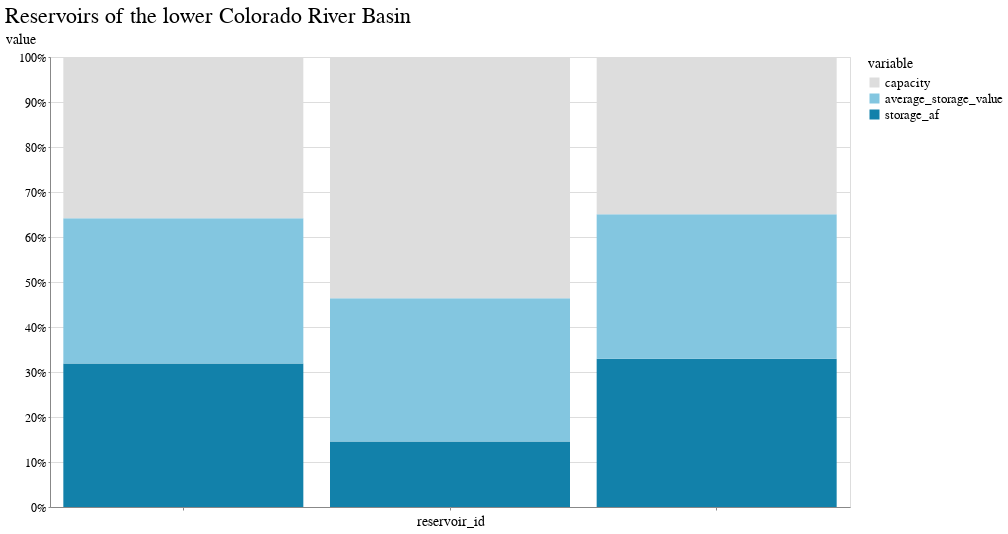

Write notebook code for a chart like this one.
### Code cell
domain = ["capacity", "average_storage_value", "storage_af", ]
range_ = ['#ddd', '#83c6e0', '#1281aa', ]

alt.Chart(melt).mark_bar().encode(
    x=alt.X('reservoir_id', axis=alt.Axis(labels=False)),
    y=alt.Y('value',stack="normalize"),
    order="bar_order",
    color=alt.Color(
        'variable', 
        scale=alt.Scale(domain=domain, range=range_), 
        #sort='descending'
    ),
    tooltip=["reservoir_id"]
).properties(title="Reservoirs of the lower Colorado River Basin")

### Figure 1 — Vega-Lite specification as saved in the notebook (floating-point values rounded to 4 significant figures)
{"config": {"view": {"width": 800, "height": 450}, "background": "#ffffff", "title": {"anchor": "start", "font": "BentonGothic-Bold, sans", "fontColor": "#000000", "fontSize": 22, "fontWeight": "normal"}, "arc": {"fill": "#82c6df"}, "area": {"fill": "#82c6df"}, "line": {"stroke": "#82c6df", "strokeWidth": 3}, "path": {"stroke": "#82c6df"}, "rect": {"fill": "#82c6df"}, "shape": {"stroke": "#82c6df"}, "bar": {"fill": "#82c6df"}, "point": {"stroke": "#82c6df"}, "symbol": {"fill": "#82c6df", "size": 30}, "axis": {"titleFont": "BentonGothic-Bold, sans", "titleFontSize": 14, "titleFontWeight": "normal", "labelFont": "BentonGothic, sans", "labelFontSize": 12, "labelFontWeight": "normal"}, "axisX": {"labelAngle": 0, "labelPadding": 4, "tickSize": 3}, "axisY": {"labelBaseline": "middle", "maxExtent": 45, "minExtent": 45, "tickSize": 2, "titleAlign": "left", "titleAngle": 0, "titleX": -45, "titleY": -11}, "legend": {"titleFont": "BentonGothic-Bold, sans", "titleFontSize": 14, "titleFontWeight": "normal", "symbolType": "square", "labelFont": "BentonGothic, sans", "labelFontSize": 13}, "range": {"category": ["#3580b1", "#ec8431", "#ab7fb4", "#c89d29", "#adc839", "#829eb1"], "diverging": ["#e68a4f", "#f4bb6a", "#f9e39c", "#dadfe2", "#a6b7c6", "#849eae"], "heatmap": ["#fbf2c7", "#f9e39c", "#f8d36e", "#f4bb6a", "#e68a4f", "#d15a40", "#ab4232"], "ordinal": ["#fbf2c7", "#f9e39c", "#f8d36e", "#f4bb6a", "#e68a4f", "#d15a40", "#ab4232"], "ramp": ["#fbf2c7", "#f9e39c", "#f8d36e", "#f4bb6a", "#e68a4f", "#d15a40", "#ab4232"]}}, "data": {"name": "data-7d773333752992dec125ec82082fe9bb"}, "mark": "bar", "encoding": {"color": {"field": "variable", "scale": {"domain": ["capacity", "average_storage_value", "storage_af"], "range": ["#ddd", "#83c6e0", "#1281aa"]}, "type": "nominal"}, "order": {"field": "bar_order", "type": "quantitative"}, "tooltip": [{"field": "reservoir_id", "type": "nominal"}], "x": {"axis": {"labels": false}, "field": "reservoir_id", "type": "nominal"}, "y": {"field": "value", "stack": "normalize", "type": "quantitative"}}, "title": "Reservoirs of the lower Colorado River Basin", "$schema": "https://vega.github.io/schema/vega-lite/v4.17.0.json", "datasets": {"data-7d773333752992dec125ec82082fe9bb": [{"reservoir_id": "MHV", "variable": "storage_af", "value": 1706000.0, "bar_order": 1}, {"reservoir_id": "MEA", "variable": "storage_af", "value": 7099000.0, "bar_order": 1}, {"reservoir_id": "HVS", "variable": "storage_af", "value": 576400.0, "bar_order": 1}, {"reservoir_id": "MHV", "variable": "average_storage_value", "value": 1664000.0, "bar_order": 2}, {"reservoir_id": "MEA", "variable": "average_storage_value", "value": 15540000.0, "bar_order": 2}, {"reservoir_id": "HVS", "variable": "average_storage_value", "value": 582900.0, "bar_order": 2}, {"reservoir_id": "MHV", "variable": "capacity", "value": 1810000.0, "bar_order": 3}, {"reservoir_id": "MEA", "variable": "capacity", "value": 26160000.0, "bar_order": 3}, {"reservoir_id": "HVS", "variable": "capacity", "value": 648000.0, "bar_order": 3}]}}
